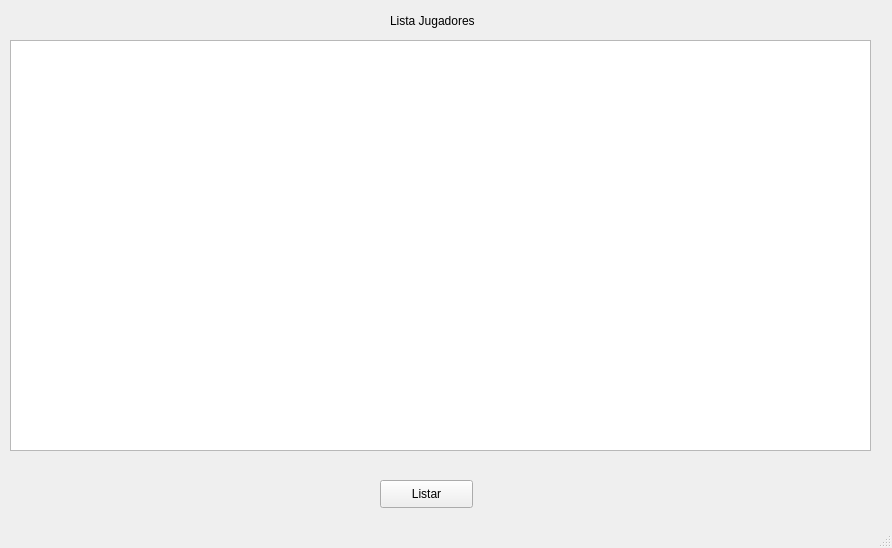
<?xml version="1.0" encoding="UTF-8"?>
<ui version="4.0">
 <class>ListarJugadores</class>
 <widget class="QMainWindow" name="ListarJugadores">
  <property name="geometry">
   <rect>
    <x>0</x>
    <y>0</y>
    <width>892</width>
    <height>548</height>
   </rect>
  </property>
  <property name="windowTitle">
   <string>Listar Jugadores</string>
  </property>
  <widget class="QWidget" name="centralwidget">
   <widget class="QTableWidget" name="tbListaJugadores">
    <property name="geometry">
     <rect>
      <x>10</x>
      <y>40</y>
      <width>861</width>
      <height>411</height>
     </rect>
    </property>
   </widget>
   <widget class="QPushButton" name="btnListar">
    <property name="geometry">
     <rect>
      <x>380</x>
      <y>480</y>
      <width>93</width>
      <height>28</height>
     </rect>
    </property>
    <property name="text">
     <string>Listar</string>
    </property>
   </widget>
   <widget class="QLabel" name="label">
    <property name="geometry">
     <rect>
      <x>390</x>
      <y>10</y>
      <width>101</width>
      <height>21</height>
     </rect>
    </property>
    <property name="text">
     <string>Lista Jugadores</string>
    </property>
   </widget>
  </widget>
  <widget class="QStatusBar" name="statusbar"/>
 </widget>
 <resources/>
 <connections/>
</ui>
